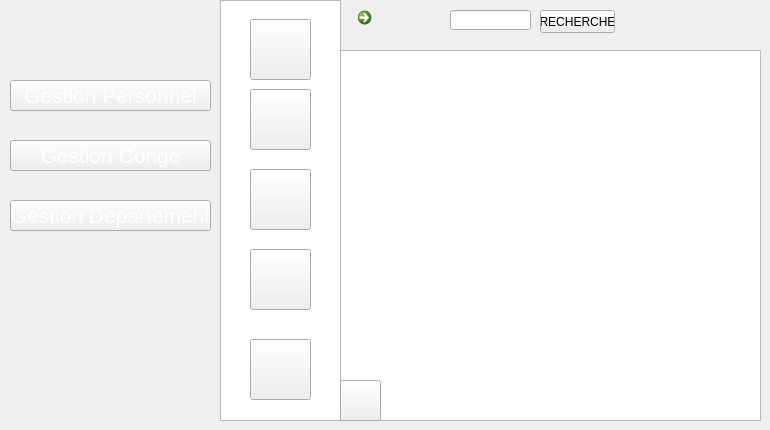
   <widget class="QWidget" name="page_34">
    <widget class="QPushButton" name="pushButton_258">
     <property name="geometry">
      <rect>
       <x>10</x>
       <y>140</y>
       <width>201</width>
       <height>31</height>
      </rect>
     </property>
     <property name="font">
      <font>
       <pointsize>16</pointsize>
       <weight>50</weight>
       <bold>false</bold>
      </font>
     </property>
     <property name="styleSheet">
      <string notr="true">color: rgb(255, 255, 255);

</string>
     </property>
     <property name="text">
      <string>Gestion Conge</string>
     </property>
    </widget>
    <widget class="QPushButton" name="pushButton_259">
     <property name="geometry">
      <rect>
       <x>10</x>
       <y>80</y>
       <width>201</width>
       <height>31</height>
      </rect>
     </property>
     <property name="font">
      <font>
       <pointsize>16</pointsize>
       <weight>50</weight>
       <bold>false</bold>
      </font>
     </property>
     <property name="styleSheet">
      <string notr="true">color: rgb(255, 255, 255);

</string>
     </property>
     <property name="text">
      <string>Gestion Personnel</string>
     </property>
    </widget>
    <widget class="QListView" name="listView_25">
     <property name="geometry">
      <rect>
       <x>220</x>
       <y>0</y>
       <width>121</width>
       <height>421</height>
      </rect>
     </property>
     <property name="styleSheet">
      <string notr="true">background-image: url(:/new/prefix1/img/selected.png);</string>
     </property>
    </widget>
    <widget class="QPushButton" name="pushButton_260">
     <property name="geometry">
      <rect>
       <x>250</x>
       <y>249</y>
       <width>61</width>
       <height>61</height>
      </rect>
     </property>
     <property name="styleSheet">
      <string notr="true">image: url(:/new/prefix1/img/icon-supp2 (1).png);</string>
     </property>
     <property name="text">
      <string/>
     </property>
    </widget>
    <widget class="QPushButton" name="pushButton_261">
     <property name="geometry">
      <rect>
       <x>250</x>
       <y>339</y>
       <width>61</width>
       <height>61</height>
      </rect>
     </property>
     <property name="styleSheet">
      <string notr="true">image: url(:/new/prefix1/img/8774.png);</string>
     </property>
     <property name="text">
      <string/>
     </property>
    </widget>
    <widget class="QPushButton" name="pushButton_262">
     <property name="geometry">
      <rect>
       <x>250</x>
       <y>169</y>
       <width>61</width>
       <height>61</height>
      </rect>
     </property>
     <property name="styleSheet">
      <string notr="true">image: url(:/new/prefix1/img/icon-afficher2.png);</string>
     </property>
     <property name="text">
      <string/>
     </property>
    </widget>
    <widget class="QPushButton" name="pushButton_263">
     <property name="geometry">
      <rect>
       <x>250</x>
       <y>19</y>
       <width>61</width>
       <height>61</height>
      </rect>
     </property>
     <property name="styleSheet">
      <string notr="true">image: url(:/new/prefix1/img/icon-ajout2.png);
background-image: url(:/new/prefix1/img/bg.png);</string>
     </property>
     <property name="text">
      <string/>
     </property>
    </widget>
    <widget class="QPushButton" name="pushButton_264">
     <property name="geometry">
      <rect>
       <x>250</x>
       <y>89</y>
       <width>61</width>
       <height>61</height>
      </rect>
     </property>
     <property name="styleSheet">
      <string notr="true">image: url(:/new/prefix1/img/icon-modif2 (1).png);</string>
     </property>
     <property name="text">
      <string/>
     </property>
    </widget>
    <widget class="QPushButton" name="pushButton_266">
     <property name="geometry">
      <rect>
       <x>10</x>
       <y>200</y>
       <width>201</width>
       <height>31</height>
      </rect>
     </property>
     <property name="font">
      <font>
       <pointsize>16</pointsize>
       <weight>50</weight>
       <bold>false</bold>
      </font>
     </property>
     <property name="styleSheet">
      <string notr="true">color: rgb(255, 255, 255);
background-image: url(:/new/prefix1/img/selected2.png);
</string>
     </property>
     <property name="text">
      <string>Gestion Departement</string>
     </property>
    </widget>
    <widget class="QTableView" name="tableViewdepartement">
     <property name="geometry">
      <rect>
       <x>340</x>
       <y>50</y>
       <width>421</width>
       <height>371</height>
      </rect>
     </property>
     <property name="styleSheet">
      <string notr="true">background-image: url(:/new/prefix1/img/back.png);</string>
     </property>
    </widget>
    <widget class="QPushButton" name="pushButton_45">
     <property name="geometry">
      <rect>
       <x>340</x>
       <y>380</y>
       <width>41</width>
       <height>41</height>
      </rect>
     </property>
     <property name="styleSheet">
      <string notr="true">
image: url(:/new/prefix1/img/icon-class.png);</string>
     </property>
     <property name="text">
      <string/>
     </property>
    </widget>
    <widget class="QCommandLinkButton" name="refresh3">
     <property name="geometry">
      <rect>
       <x>350</x>
       <y>0</y>
       <width>41</width>
       <height>41</height>
      </rect>
     </property>
     <property name="text">
      <string/>
     </property>
    </widget>
    <widget class="QLineEdit" name="chercherd">
     <property name="geometry">
      <rect>
       <x>450</x>
       <y>10</y>
       <width>81</width>
       <height>20</height>
      </rect>
     </property>
    </widget>
    <widget class="QPushButton" name="chercherdepart">
     <property name="geometry">
      <rect>
       <x>540</x>
       <y>10</y>
       <width>75</width>
       <height>23</height>
      </rect>
     </property>
     <property name="text">
      <string>RECHERCHE</string>
     </property>
    </widget>
    <zorder>listView_25</zorder>
    <zorder>pushButton_258</zorder>
    <zorder>pushButton_259</zorder>
    <zorder>pushButton_260</zorder>
    <zorder>pushButton_261</zorder>
    <zorder>pushButton_262</zorder>
    <zorder>pushButton_263</zorder>
    <zorder>pushButton_264</zorder>
    <zorder>pushButton_266</zorder>
    <zorder>tableViewdepartement</zorder>
    <zorder>pushButton_45</zorder>
    <zorder>refresh3</zorder>
    <zorder>chercherd</zorder>
    <zorder>chercherdepart</zorder>
   </widget>
